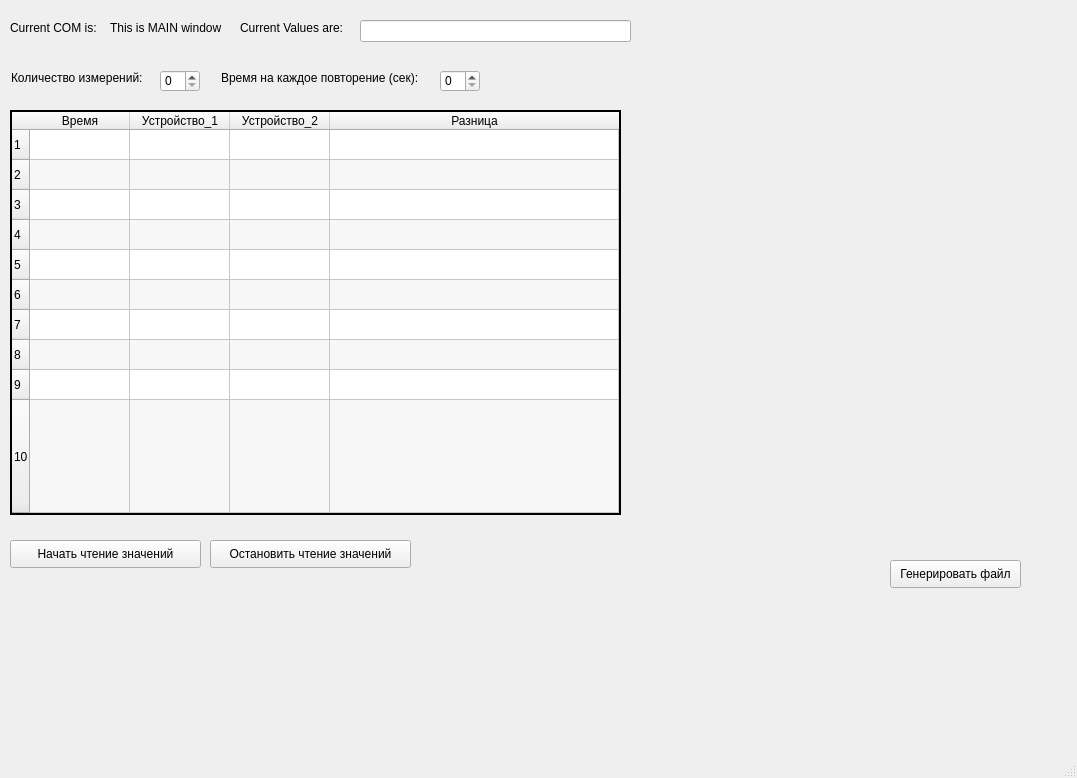
<?xml version="1.0" encoding="UTF-8"?>
<ui version="4.0">
 <class>MainWindow</class>
 <widget class="QMainWindow" name="MainWindow">
  <property name="geometry">
   <rect>
    <x>0</x>
    <y>0</y>
    <width>1077</width>
    <height>778</height>
   </rect>
  </property>
  <property name="windowTitle">
   <string>MainWindow</string>
  </property>
  <widget class="QWidget" name="centralwidget">
   <widget class="QLabel" name="label">
    <property name="geometry">
     <rect>
      <x>110</x>
      <y>20</y>
      <width>131</width>
      <height>16</height>
     </rect>
    </property>
    <property name="text">
     <string>This is MAIN window</string>
    </property>
   </widget>
   <widget class="QPushButton" name="pushButton">
    <property name="geometry">
     <rect>
      <x>10</x>
      <y>540</y>
      <width>191</width>
      <height>28</height>
     </rect>
    </property>
    <property name="text">
     <string>Начать чтение значений</string>
    </property>
   </widget>
   <widget class="QLabel" name="label_values_text">
    <property name="geometry">
     <rect>
      <x>240</x>
      <y>20</y>
      <width>131</width>
      <height>16</height>
     </rect>
    </property>
    <property name="text">
     <string>Current Values are:</string>
    </property>
   </widget>
   <widget class="QLabel" name="label_values_text_2">
    <property name="geometry">
     <rect>
      <x>10</x>
      <y>20</y>
      <width>101</width>
      <height>16</height>
     </rect>
    </property>
    <property name="text">
     <string>Current COM is:</string>
    </property>
   </widget>
   <widget class="QLineEdit" name="lineEdit_values">
    <property name="geometry">
     <rect>
      <x>360</x>
      <y>20</y>
      <width>271</width>
      <height>22</height>
     </rect>
    </property>
   </widget>
   <widget class="QTableWidget" name="tableWidget">
    <property name="geometry">
     <rect>
      <x>10</x>
      <y>110</y>
      <width>611</width>
      <height>405</height>
     </rect>
    </property>
    <property name="font">
     <font>
      <underline>false</underline>
     </font>
    </property>
    <property name="autoFillBackground">
     <bool>false</bool>
    </property>
    <property name="frameShape">
     <enum>QFrame::WinPanel</enum>
    </property>
    <property name="frameShadow">
     <enum>QFrame::Plain</enum>
    </property>
    <property name="lineWidth">
     <number>1</number>
    </property>
    <property name="midLineWidth">
     <number>0</number>
    </property>
    <property name="sizeAdjustPolicy">
     <enum>QAbstractScrollArea::AdjustIgnored</enum>
    </property>
    <property name="alternatingRowColors">
     <bool>true</bool>
    </property>
    <property name="selectionMode">
     <enum>QAbstractItemView::ExtendedSelection</enum>
    </property>
    <property name="sortingEnabled">
     <bool>false</bool>
    </property>
    <property name="wordWrap">
     <bool>true</bool>
    </property>
    <attribute name="horizontalHeaderCascadingSectionResizes">
     <bool>false</bool>
    </attribute>
    <attribute name="horizontalHeaderHighlightSections">
     <bool>true</bool>
    </attribute>
    <attribute name="horizontalHeaderShowSortIndicator" stdset="0">
     <bool>false</bool>
    </attribute>
    <attribute name="horizontalHeaderStretchLastSection">
     <bool>true</bool>
    </attribute>
    <attribute name="verticalHeaderVisible">
     <bool>true</bool>
    </attribute>
    <attribute name="verticalHeaderCascadingSectionResizes">
     <bool>false</bool>
    </attribute>
    <attribute name="verticalHeaderHighlightSections">
     <bool>true</bool>
    </attribute>
    <attribute name="verticalHeaderStretchLastSection">
     <bool>true</bool>
    </attribute>
    <row>
     <property name="text">
      <string>1</string>
     </property>
    </row>
    <row>
     <property name="text">
      <string>2</string>
     </property>
    </row>
    <row>
     <property name="text">
      <string>3</string>
     </property>
    </row>
    <row>
     <property name="text">
      <string>4</string>
     </property>
    </row>
    <row>
     <property name="text">
      <string>5</string>
     </property>
    </row>
    <row>
     <property name="text">
      <string>6</string>
     </property>
    </row>
    <row>
     <property name="text">
      <string>7</string>
     </property>
    </row>
    <row>
     <property name="text">
      <string>8</string>
     </property>
    </row>
    <row>
     <property name="text">
      <string>9</string>
     </property>
    </row>
    <row>
     <property name="text">
      <string>10</string>
     </property>
    </row>
    <column>
     <property name="text">
      <string>Время</string>
     </property>
    </column>
    <column>
     <property name="text">
      <string>Устройство_1</string>
     </property>
    </column>
    <column>
     <property name="text">
      <string>Устройство_2</string>
     </property>
    </column>
    <column>
     <property name="text">
      <string>Разница</string>
     </property>
    </column>
    <item row="0" column="0">
     <property name="text">
      <string/>
     </property>
     <property name="font">
      <font>
       <pointsize>6</pointsize>
      </font>
     </property>
    </item>
    <item row="0" column="2">
     <property name="text">
      <string/>
     </property>
     <property name="textAlignment">
      <set>AlignCenter</set>
     </property>
    </item>
    <item row="1" column="0">
     <property name="text">
      <string/>
     </property>
     <property name="font">
      <font>
       <pointsize>6</pointsize>
      </font>
     </property>
    </item>
    <item row="2" column="0">
     <property name="text">
      <string/>
     </property>
     <property name="font">
      <font>
       <pointsize>6</pointsize>
      </font>
     </property>
    </item>
    <item row="3" column="0">
     <property name="text">
      <string/>
     </property>
     <property name="font">
      <font>
       <pointsize>6</pointsize>
      </font>
     </property>
    </item>
    <item row="4" column="0">
     <property name="text">
      <string/>
     </property>
     <property name="font">
      <font>
       <pointsize>6</pointsize>
      </font>
     </property>
    </item>
   </widget>
   <widget class="QSpinBox" name="spinBox_repeat_count">
    <property name="geometry">
     <rect>
      <x>160</x>
      <y>70</y>
      <width>40</width>
      <height>22</height>
     </rect>
    </property>
   </widget>
   <widget class="QPushButton" name="pushButton_generate">
    <property name="geometry">
     <rect>
      <x>890</x>
      <y>560</y>
      <width>131</width>
      <height>28</height>
     </rect>
    </property>
    <property name="text">
     <string>Генерировать файл</string>
    </property>
   </widget>
   <widget class="QPushButton" name="pushButton_stop">
    <property name="geometry">
     <rect>
      <x>210</x>
      <y>540</y>
      <width>201</width>
      <height>28</height>
     </rect>
    </property>
    <property name="text">
     <string>Остановить чтение значений</string>
    </property>
   </widget>
   <widget class="QSpinBox" name="spinBox_period">
    <property name="geometry">
     <rect>
      <x>440</x>
      <y>70</y>
      <width>40</width>
      <height>22</height>
     </rect>
    </property>
   </widget>
   <widget class="QLabel" name="label_period">
    <property name="geometry">
     <rect>
      <x>221</x>
      <y>70</y>
      <width>221</width>
      <height>16</height>
     </rect>
    </property>
    <property name="text">
     <string>Время на каждое повторение (сек):</string>
    </property>
   </widget>
   <widget class="QLabel" name="label_repeat_count">
    <property name="geometry">
     <rect>
      <x>11</x>
      <y>70</y>
      <width>151</width>
      <height>16</height>
     </rect>
    </property>
    <property name="text">
     <string>Количество измерений:</string>
    </property>
   </widget>
  </widget>
  <widget class="QMenuBar" name="menubar">
   <property name="geometry">
    <rect>
     <x>0</x>
     <y>0</y>
     <width>1077</width>
     <height>26</height>
    </rect>
   </property>
  </widget>
  <widget class="QStatusBar" name="statusbar"/>
 </widget>
 <resources/>
 <connections/>
</ui>
